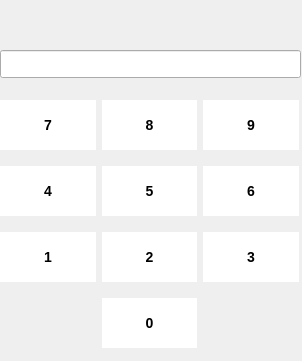
<?xml version="1.0" encoding="UTF-8"?>
<ui version="4.0">
 <class>Form</class>
 <widget class="QWidget" name="Form">
  <property name="geometry">
   <rect>
    <x>0</x>
    <y>0</y>
    <width>302</width>
    <height>361</height>
   </rect>
  </property>
  <property name="windowTitle">
   <string>Form</string>
  </property>
  <property name="styleSheet">
   <string notr="true">QPushButton{
background-color:white;
width:75px;
height:50px;
font-size:14px;
font-weight:bold;
border:none;
text-align:center;

}

QPushButton:hover{
background-color:silver;
}

QPushButton:pressed{
background-color:red;
}</string>
  </property>
  <widget class="QWidget" name="gridLayoutWidget">
   <property name="geometry">
    <rect>
     <x>0</x>
     <y>90</y>
     <width>299</width>
     <height>268</height>
    </rect>
   </property>
   <layout class="QGridLayout" name="gridLayout">
    <item row="2" column="0">
     <widget class="QPushButton" name="pushButton">
      <property name="text">
       <string>1</string>
      </property>
     </widget>
    </item>
    <item row="1" column="2">
     <widget class="QPushButton" name="pushButton_6">
      <property name="text">
       <string>6</string>
      </property>
     </widget>
    </item>
    <item row="2" column="2">
     <widget class="QPushButton" name="pushButton_3">
      <property name="text">
       <string>3</string>
      </property>
     </widget>
    </item>
    <item row="1" column="0">
     <widget class="QPushButton" name="pushButton_4">
      <property name="text">
       <string>4</string>
      </property>
     </widget>
    </item>
    <item row="2" column="1">
     <widget class="QPushButton" name="pushButton_2">
      <property name="text">
       <string>2</string>
      </property>
     </widget>
    </item>
    <item row="3" column="1">
     <widget class="QPushButton" name="pushButton_7">
      <property name="text">
       <string>0</string>
      </property>
     </widget>
    </item>
    <item row="1" column="1">
     <widget class="QPushButton" name="pushButton_5">
      <property name="text">
       <string>5</string>
      </property>
     </widget>
    </item>
    <item row="0" column="0">
     <widget class="QPushButton" name="pushButton_8">
      <property name="text">
       <string>7</string>
      </property>
     </widget>
    </item>
    <item row="0" column="1">
     <widget class="QPushButton" name="pushButton_9">
      <property name="text">
       <string>8</string>
      </property>
     </widget>
    </item>
    <item row="0" column="2">
     <widget class="QPushButton" name="pushButton_10">
      <property name="text">
       <string>9</string>
      </property>
     </widget>
    </item>
   </layout>
  </widget>
  <widget class="QLineEdit" name="lineEdit">
   <property name="geometry">
    <rect>
     <x>0</x>
     <y>50</y>
     <width>301</width>
     <height>28</height>
    </rect>
   </property>
  </widget>
 </widget>
 <resources/>
 <connections/>
</ui>
